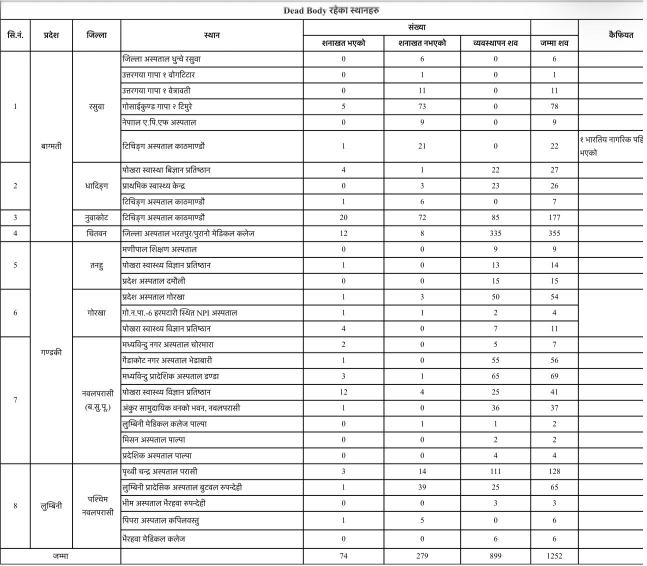
#> input picture data.jpeg, 1294 x 1132 px (shown at 1/2 size)
$ python ocr_table.py data.jpeg excel.jpeg
#> lines starting #> are read from the running program, lines starting #| are printed output that depends on the picture; after the words box and inside, x2 and y2 are one past the last pixel; in counts of white or black regions, pixels touching at a corner belong together
"""Table extraction from an image using OpenCV grid detection + Tesseract.

Pipeline:
  1. Binarise image, isolate horizontal and vertical ruling lines.
  2. Derive row/column boundaries from line projections.
  3. Detect merged cells by checking whether a ruling line actually exists
     between neighbouring cells; union neighbours into regions.
  4. OCR each region once (Nepali+English pass and a digits-only pass).
  5. Decide per column whether it is numeric; return a grid of strings.
Falls back to line-based OCR when no ruling grid is found.
"""
from __future__ import annotations

import re
from concurrent.futures import ThreadPoolExecutor
from dataclasses import dataclass, field

import cv2
import numpy as np
import pytesseract

DEVANAGARI_LETTER_RE = re.compile("[\\u0904-\\u0939\\u0958-\\u0961\\u0972-\\u097F]")
NEP_DIGITS = str.maketrans("०१२३४५६७८९", "0123456789")
NUMERIC_RE = re.compile(r"^[\d][\d,.\s/-]*%?$")


@dataclass
class Region:
    r1: int
    c1: int
    r2: int
    c2: int  # inclusive cell ranges
    box: tuple[int, int, int, int] = (0, 0, 0, 0)  # x1,y1,x2,y2 in pixels
    text_ne: str = ""
    text_digits: str = ""
    text: str = ""
    conf: float = 0.0
    ink: float = 0.0

    @property
    def rows(self):
        return range(self.r1, self.r2 + 1)

    @property
    def cols(self):
        return range(self.c1, self.c2 + 1)


@dataclass
class GridResult:
    grid: list[list[str]]                 # text per cell (merged regions replicated)
    regions: list[Region]
    region_of: dict[tuple[int, int], int]  # (row, col) -> index in regions
    numeric_cols: set[int] = field(default_factory=set)
    n_rows: int = 0
    n_cols: int = 0
    mode: str = "grid"


# ---------------------------------------------------------------------------
# Image helpers
# ---------------------------------------------------------------------------
def to_gray(img: np.ndarray) -> np.ndarray:
    if img.ndim == 3:
        img = cv2.cvtColor(img, cv2.COLOR_BGR2GRAY)
    h, w = img.shape
    # Upscale small images so lines/text are detectable
    if w < 1400:
        scale = 1400 / w
        img = cv2.resize(img, None, fx=scale, fy=scale, interpolation=cv2.INTER_CUBIC)
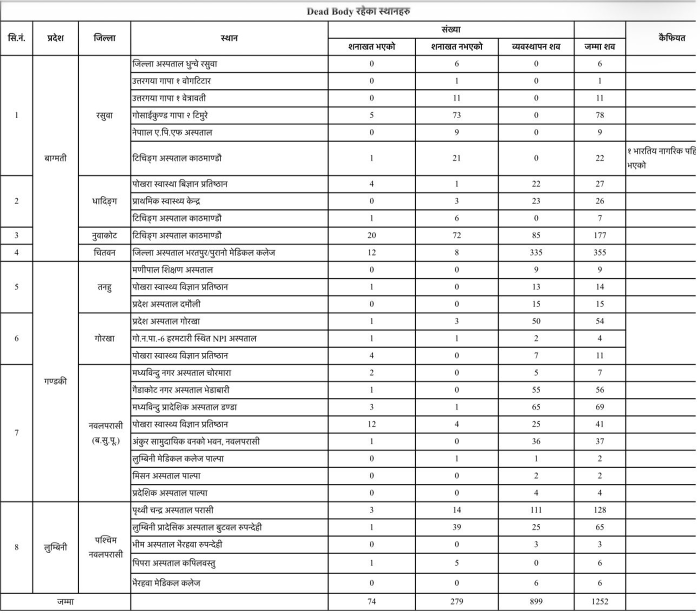
#> img: shape (1225, 1400) (shown at 1/2 size); min 0, max 255, mean 234.6
#> in debug_image, img is the input picture: shape (1132, 1294, 3); min 0, max 255, mean 235
    return img


def _cluster(positions: np.ndarray, gap: int = 4) -> list[int]:
    if positions.size == 0:
        return []
    groups: list[list[int]] = [[int(positions[0])]]
    for p in positions[1:]:
        if p - groups[-1][-1] <= gap:
            groups[-1].append(int(p))
        else:
            groups.append([int(p)])
    return [int(round(sum(g) / len(g))) for g in groups]


def _dedupe(vals: list[int], min_gap: int) -> list[int]:
    out: list[int] = []
    for v in vals:
        if not out or v - out[-1] >= min_gap:
            out.append(v)
    return out


def _filter_segments(mask: np.ndarray, anchors: np.ndarray, horizontal: bool, tol: int) -> np.ndarray:
    """Drop text strokes that look like ruling lines (Devanagari headlines).

    A ruling line is long, or ends where a perpendicular ruling line is; a
    word's headline is short with arbitrary endpoints.  Long segments are always
    trusted so a table whose outer border is missing or cropped still works.
    """
    dim = mask.shape[1] if horizontal else mask.shape[0]
    n, labels, stats, _ = cv2.connectedComponentsWithStats((mask > 0).astype(np.uint8), connectivity=8)
    keep = np.zeros(n, dtype=bool)
    for i in range(1, n):
        x, y, w, h, _area = stats[i]
        a, b, length = (x, x + w - 1, w) if horizontal else (y, y + h - 1, h)
        hits = int((np.abs(anchors - a) <= tol).any()) + int((np.abs(anchors - b) <= tol).any())
        if length >= 0.3 * dim or hits == 2 or (hits == 1 and length >= 0.08 * dim):
            keep[i] = True
    return np.where(keep[labels], mask, 0).astype(np.uint8)


def detect_lines(gray: np.ndarray):
    h, w = gray.shape
    bw = cv2.adaptiveThreshold(gray, 255, cv2.ADAPTIVE_THRESH_MEAN_C,
                               cv2.THRESH_BINARY_INV, 21, 10)
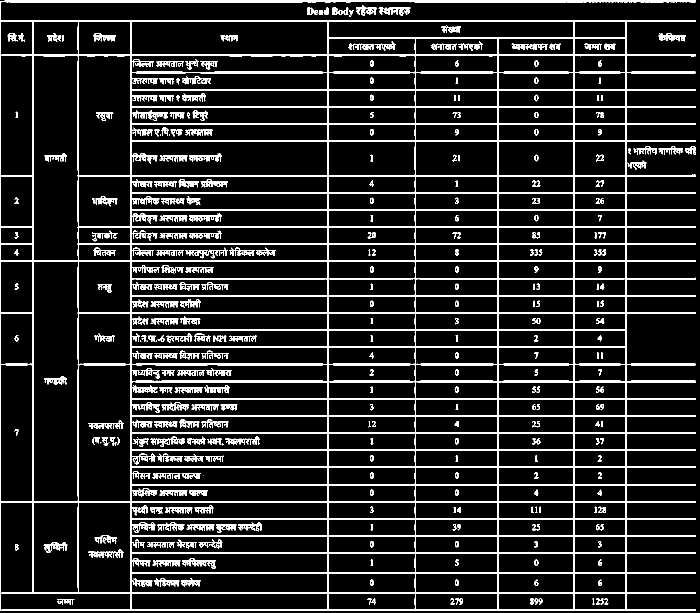
#> bw: shape (1225, 1400) (shown at 1/2 size); 12.5% white; 387 white regions (16 under 20 px), largest, box (x1, y1, x2, y2) and area: (0, 0, 1392, 1222) 159467, (757, 15, 821, 32) 563, (264, 221, 336, 242) 512
    hk_len = int(min(max(20, w // 40), 60))
    vk_len = int(min(max(15, h // 40), 40))
    horiz = cv2.morphologyEx(bw, cv2.MORPH_OPEN, cv2.getStructuringElement(cv2.MORPH_RECT, (hk_len, 1)))
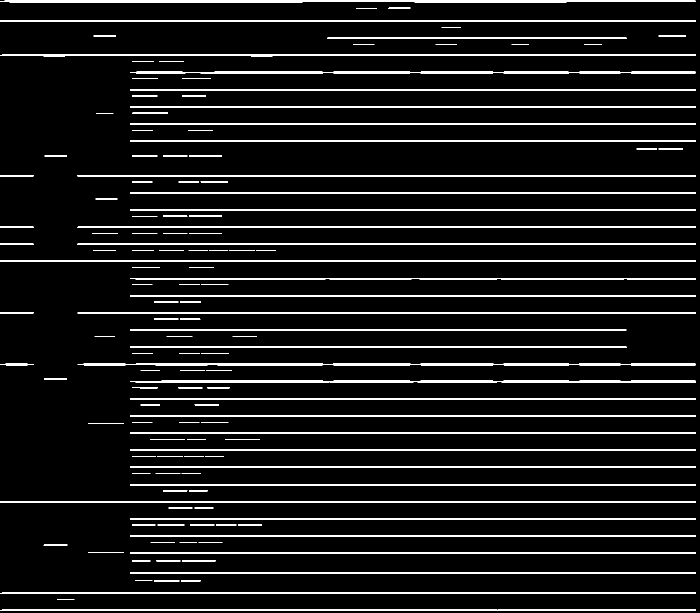
#> horiz: shape (1225, 1400) (shown at 1/2 size); 8.2% white; 142 white regions, largest, box (x1, y1, x2, y2) and area: (0, 1, 1392, 5) 5051, (155, 727, 1392, 731) 4610, (155, 624, 1392, 628) 4521
    horiz = cv2.dilate(horiz, cv2.getStructuringElement(cv2.MORPH_RECT, (7, 1)))
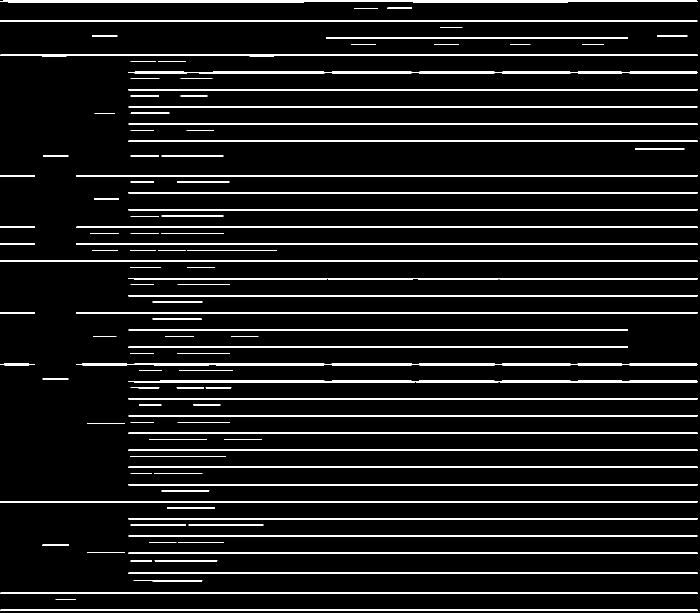
#> horiz: shape (1225, 1400) (shown at 1/2 size); 8.3% white; 114 white regions, largest, box (x1, y1, x2, y2) and area: (0, 1, 1395, 5) 5078, (152, 727, 1395, 731) 4712, (152, 624, 1395, 628) 4593
    vert = cv2.morphologyEx(bw, cv2.MORPH_OPEN, cv2.getStructuringElement(cv2.MORPH_RECT, (1, vk_len)))
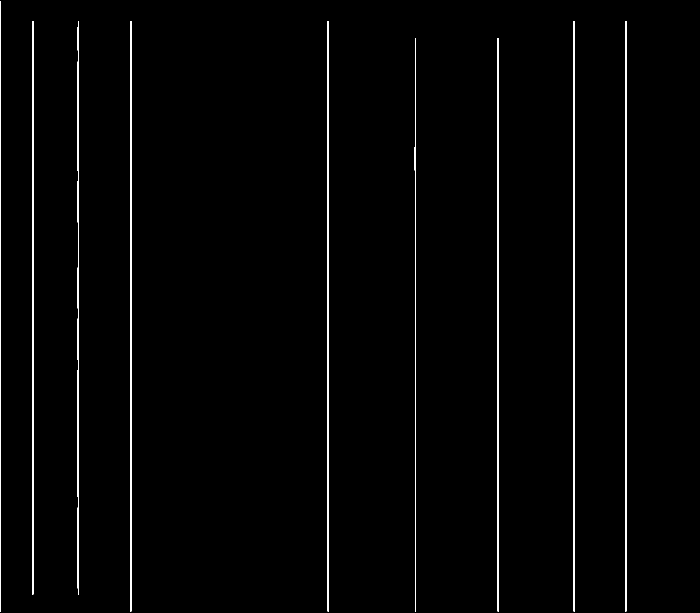
#> vert: shape (1225, 1400) (shown at 1/2 size); 1.7% white; 9 white regions, largest, box (x1, y1, x2, y2) and area: (260, 42, 263, 1223) 3543, (655, 42, 658, 1223) 3543, (1147, 42, 1150, 1223) 3543
    vert = cv2.dilate(vert, cv2.getStructuringElement(cv2.MORPH_RECT, (1, 7)))
#> vert: shape (1225, 1400); 1.7% white; 9 white regions, largest, box (x1, y1, x2, y2) and area: (260, 39, 263, 1225) 3558, (655, 39, 658, 1225) 3558, (1147, 39, 1150, 1225) 3558

    # x positions that carry some vertical ruling (plus the image edges)
    vx = np.where((vert > 0).any(axis=0))[0]
#> vx = 26 values from 0 to 1252
    vx = np.concatenate([vx, [0, w - 1]])
#> vx = 28 values, max 1399 at index 27, min 0 at index 0, mean 624.6
    tol = int(max(12, 0.01 * max(w, h)))
    horiz = _filter_segments(horiz, vx, horizontal=True, tol=tol)
#> in _filter_segments, `n, labels, stats, _ = cv2.connectedComponentsWithStats((mask > 0).asty..`:
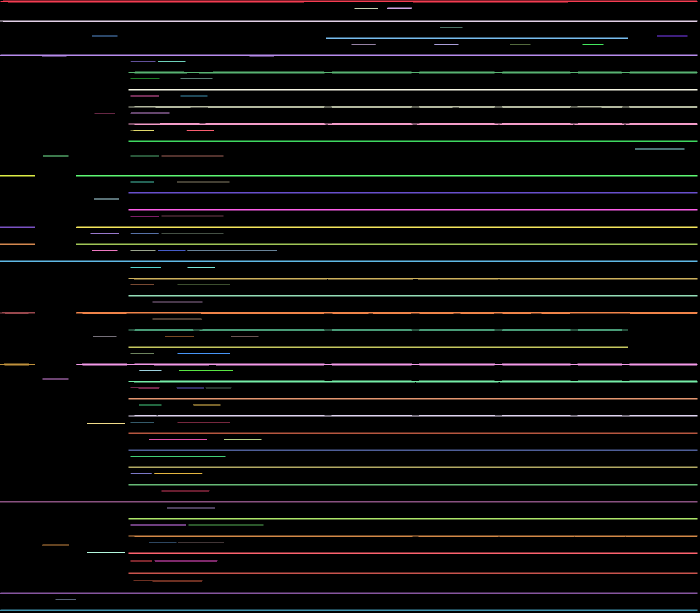
#> labels: shape (1225, 1400) int32 (shown at 1/2 size); 115 distinct labels, from 0 to 114; one colour per label, 0 black
#> in _filter_segments, `n, labels, stats, _ = cv2.connectedComponentsWithStats((mask > 0).asty..`: n = 115; stats = 115 rows, first 6: [0, 0, 1400, 1225, 1573011], [0, 1, 1395, 4, 5078], [774, 15, 50, 3, 148], [709, 16, 47, 2, 94], [0, 41, 1395, 3, 4178], [880, 54, 45, 1, 45]
#> the loop in _filter_segments, `for i in range(1, n):` made 114 passes
#> (x, y, w, h, a, b, length, hits) on passes 1 to 8: (0, 1, 1395, 4, 0, 1394, 1395, 2), (774, 15, 50, 3, 774, 823, 50, 1), (709, 16, 47, 2, 709, 755, 47, 0), (0, 41, 1395, 3, 0, 1394, 1395, 2), (880, 54, 45, 1, 880, 924, 45, 0), (184, 71, 51, 2, 184, 234, 51, 0), (1314, 71, 61, 2, 1314, 1374, 61, 0), (652, 75, 604, 3, 652, 1255, 604, 2)
#> in _filter_segments, `return np.where(keep[labels], mask, 0).astype(np.uint8)`:
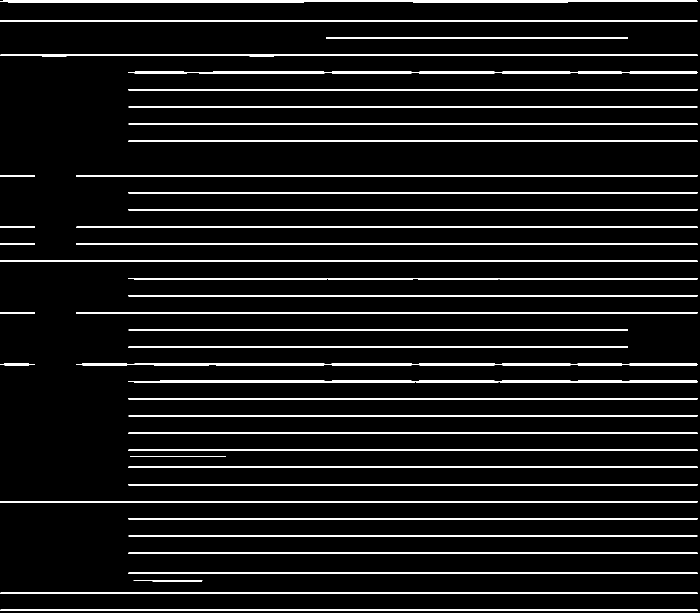
#> returned value: shape (1225, 1400) (shown at 1/2 size); 7.7% white; 42 white regions, largest, box (x1, y1, x2, y2) and area: (0, 1, 1395, 5) 5078, (152, 727, 1395, 731) 4712, (152, 624, 1395, 628) 4593
    hy = np.where((horiz > 0).any(axis=1))[0]
#> hy = 118 values from 1 to 1221
    hy = np.concatenate([hy, [0, h - 1]])
#> hy = 120 values, max 1224 at index 119, min 0 at index 118, mean 613.9
#> (the rest of the program and of its run is left out)
